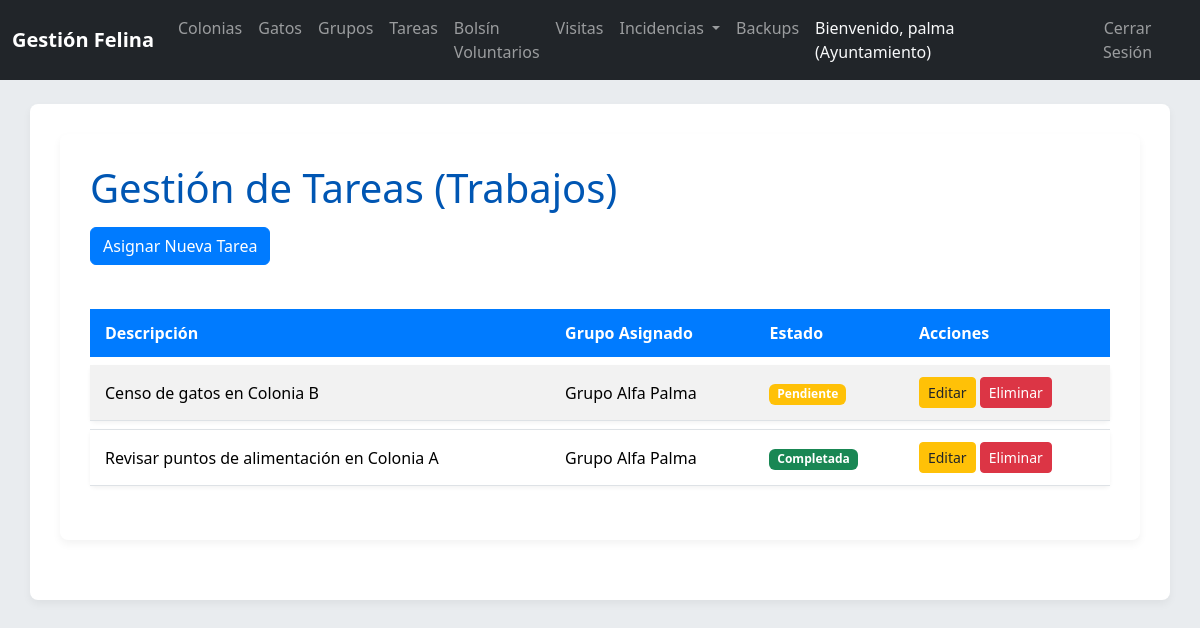
Before: /index.php/trabajos (signed in) with the older database file.
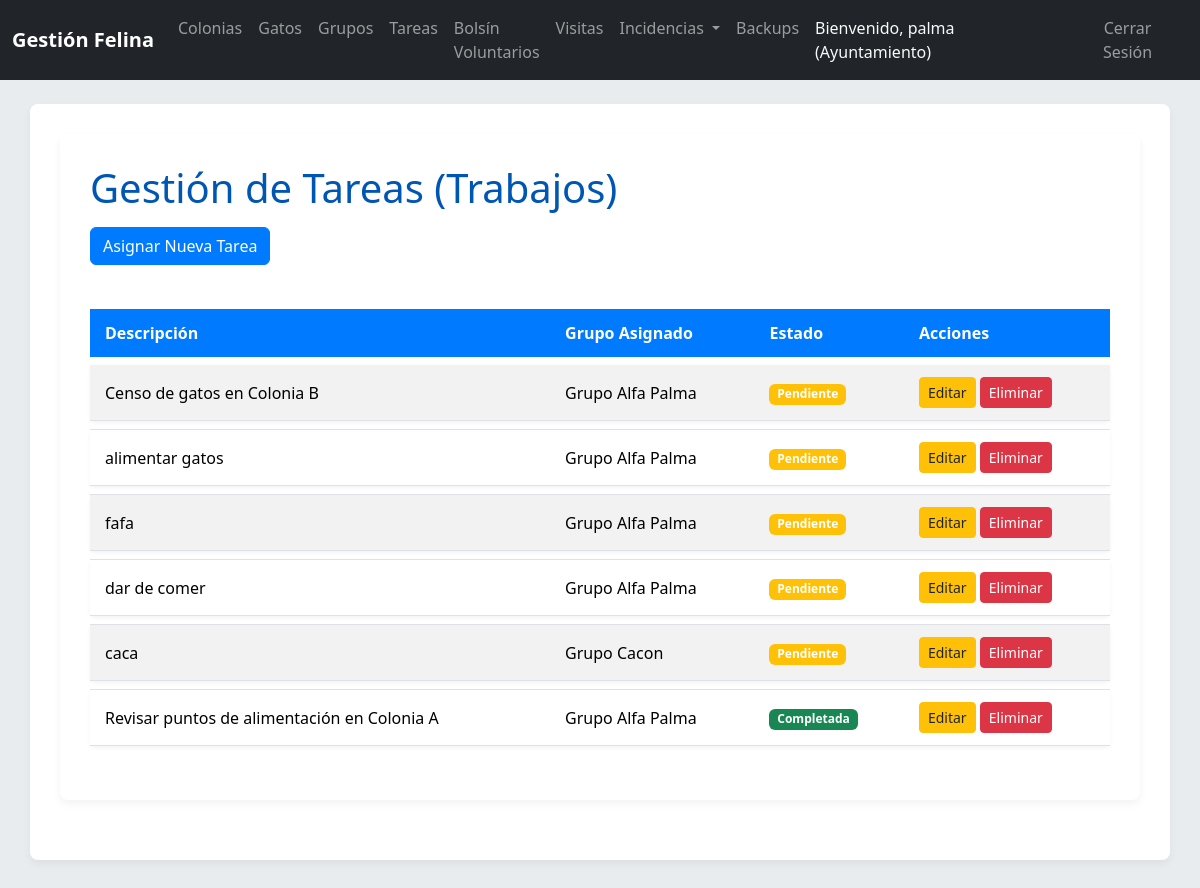
After: the same page with the newer database file.
### tables this page shows
CREATE TABLE `Trabajo` (
  `idTrabajo` int(11) NOT NULL AUTO_INCREMENT,
  `descripcionTrabajo` text NOT NULL,
  `completado` tinyint(1) NOT NULL DEFAULT 0,
  `idAyuntamiento` int(11) NOT NULL,
  `idGrupo` int(11) NOT NULL,
  PRIMARY KEY (`idTrabajo`),
  KEY `idAyuntamiento` (`idAyuntamiento`),
  KEY `idGrupo` (`idGrupo`),
  CONSTRAINT `Trabajo_ibfk_1` FOREIGN KEY (`idAyuntamiento`) REFERENCES `Ayuntamiento` (`idAyuntamiento`) ON DELETE CASCADE,
  CONSTRAINT `Trabajo_ibfk_2` FOREIGN KEY (`idGrupo`) REFERENCES `Grupo` (`idGrupo`) ON DELETE CASCADE
);

CREATE TABLE `Grupo` (
  `idGrupo` int(11) NOT NULL AUTO_INCREMENT,
  `nombreGrupo` varchar(50) NOT NULL,
  `idAyuntamiento` int(11) NOT NULL,
  PRIMARY KEY (`idGrupo`),
  KEY `idAyuntamiento` (`idAyuntamiento`),
  CONSTRAINT `Grupo_ibfk_1` FOREIGN KEY (`idAyuntamiento`) REFERENCES `Ayuntamiento` (`idAyuntamiento`) ON DELETE CASCADE
);

### controllers/TrabajoController.php (called while the page is built, shortened)
<?php
class TrabajoController {
    private $trabajoModel;
    public function __construct() {
        $this->trabajoModel = new Trabajo();
    }
    public function index() {
        $idAyuntamiento = $_SESSION['ayuntamiento_id'] ?? null;
        $trabajos = $idAyuntamiento ? $this->trabajoModel->getAllByAyuntamiento($idAyuntamiento) : [];
        require_once __DIR__ . '/../views/trabajos/list.php';
    }
}

### config/database.php (called while the page is built, shortened)
<?php
class Database {
    private static $host = 'localhost';
    private static $db_name = 'gatos_mallorca';
    private static $username = 'root';
    private static $password = '';
    private static $conn;
    public static function getConnection() {
        if (self::$conn === null) {
            try {
                self::$conn = new PDO("mysql:host=" . self::$host . ";dbname=" . self::$db_name, self::$username, self::$password);
                self::$conn->setAttribute(PDO::ATTR_ERRMODE, PDO::ERRMODE_EXCEPTION);
                self::$conn->exec("set names utf8");
            } catch(PDOException $exception) {
                echo "Error de conexión a la base de datos: " . $exception->getMessage();
                exit();
            }
        }
        return self::$conn;
    }
}
?>

### models/Trabajo.php (called while the page is built, shortened)
<?php
class Trabajo extends BaseModel {
    protected $table_name = 'Trabajo';
    public function getAllByAyuntamiento($idAyuntamiento) {
        $query = "
            SELECT t.idTrabajo, t.descripcionTrabajo, t.completado, g.nombreGrupo
            FROM " . $this->table_name . " t
            JOIN Grupo g ON t.idGrupo = g.idGrupo
            WHERE t.idAyuntamiento = :idAyuntamiento
            ORDER BY t.completado ASC, g.nombreGrupo ASC
        ";
        return $this->executeQuery($query, [':idAyuntamiento' => $idAyuntamiento]);
    }
}

### models/BaseModel.php (called while the page is built, shortened)
<?php
class BaseModel {
    protected $conn;
    public function __construct() {
        $this->conn = Database::getConnection();
    }
    protected function executeQuery($query, $params = [], $fetch_all = true) {
        $stmt = $this->conn->prepare($query);
        foreach ($params as $key => $value) {
            $stmt->bindValue($key, $value);
        }
        $stmt->execute();
        if ($fetch_all) {
            return $stmt->fetchAll(PDO::FETCH_OBJ);
        }
        return $stmt->fetch(PDO::FETCH_OBJ);
    }
}
?>

### views/trabajos/list.php (the view, shortened to what this page needs)
<?php require_once __DIR__ . '/../partials/header.php'; ?>
<div class="container">
    <h1>Gestión de Tareas (Trabajos)</h1>
    <?php if ($_SESSION['user_type'] === 'ayuntamiento'): ?>
    <a href="<?php echo url('trabajos/create'); ?>" class="btn btn-primary mb-3">Asignar Nueva Tarea</a>
    <?php endif; ?>
    <?php if (empty($trabajos)): ?>
        <div class="alert alert-info" role="alert">
            No hay tareas asignadas en este ayuntamiento.
        </div>
    <?php else: ?>
        <table class="table table-striped table-hover">
            <thead>
                <tr>
                    <th>Descripción</th>
                    <th>Grupo Asignado</th>
                    <th>Estado</th>
                    <th>Acciones</th>
                </tr>
            </thead>
            <tbody>
                <?php foreach ($trabajos as $trabajo): ?>
                    <tr>
                        <td><?php echo htmlspecialchars($trabajo->descripcionTrabajo); ?></td>
                        <td><?php echo htmlspecialchars($trabajo->nombreGrupo); ?></td>
                        <td>
                            <?php if ($trabajo->completado): ?>
                                <span class="badge bg-success">Completada</span>
                            <?php else: ?>
                                <span class="badge bg-warning">Pendiente</span>
                            <?php endif; ?>
                        </td>
                        <td>
                            <?php if ($_SESSION['user_type'] === 'ayuntamiento'): ?>
                                <a href="<?php echo url('trabajos/edit?id=' . htmlspecialchars($trabajo->idTrabajo)); ?>" class="btn btn-warning btn-sm">Editar</a>
                                <form action="<?php echo url('trabajos/delete'); ?>" method="POST" style="display:inline-block;">
                                    <button type="submit" class="btn btn-danger btn-sm" onclick="return confirm('¿Estás seguro de que quieres eliminar esta tarea?');">Eliminar</button>
                                </form>
                            <?php endif; ?>
                        </td>
                    </tr>
                <?php endforeach; ?>
            </tbody>
        </table>
    <?php endif; ?>
</div>
<?php require_once __DIR__ . '/../partials/footer.php'; ?>

### index.php (shortened to what this page needs)
<?php
require_once __DIR__ . '/config/database.php';
require_once __DIR__ . '/models/BaseModel.php';
function url($path = '') {
    return BASE_URL . '/' . ltrim($path, '/');
}
spl_autoload_register(function ($class_name) {
    $paths = [
        __DIR__ . '/controllers/',
        __DIR__ . '/models/'
    ];
    foreach ($paths as $path) {
        $file = $path . $class_name . '.php';
        if (file_exists($file)) {
            return;
        }
    }
});
$request_uri = isset($_SERVER['PATH_INFO']) ? $_SERVER['PATH_INFO'] : '/';
$request_uri = trim($request_uri, '/');
if (array_key_exists($request_uri, $routes)) {
    $method_name = $routes[$request_uri]['method'];
    $controller = new $controller_name();
    $controller->$method_name();
} else {
    header("HTTP/1.0 404 Not Found");
    echo "<h1>404 Not Found</h1>";
    echo "The page that you have requested could not be found.";
    exit();
}
?>

### views/partials/header.php (shortened to what this page needs)
<!DOCTYPE html>
<html lang="es">
<head>
    <link href="https://cdn.jsdelivr.net/npm/bootstrap@5.3.2/dist/css/bootstrap.min.css" rel="stylesheet">
    <link rel="stylesheet" href="<?php echo rtrim(dirname($_SERVER['SCRIPT_NAME']), '/'); ?>/public/css/style.css">
</head>
<body>
    <nav class="navbar navbar-expand-lg navbar-dark bg-dark">
        <div class="container-fluid">
            <a class="navbar-brand" href="<?php
                if (isset($_SESSION['user_type'])) {
                    if ($_SESSION['user_type'] === 'ayuntamiento') {
                        echo url('ayuntamientos');
                    } elseif ($_SESSION['user_type'] === 'voluntario') {
                        echo url('voluntarios/show?id=' . $_SESSION['user_id']);
                    } else {
                        echo url('login');
                    }
                } else {
                    echo url('login');
                }
            ?>">Gestión Felina</a>
            <div class="collapse navbar-collapse" id="navbarNav">
                <ul class="navbar-nav me-auto mb-2 mb-lg-0">
                    <?php if (isset($_SESSION['user_type']) && $_SESSION['user_type'] === 'ayuntamiento'): ?>
                        <li class="nav-item">
                            <a class="nav-link" href="<?php echo url('colonias'); ?>">Colonias</a>
                        </li>
                        <li class="nav-item">
                            <a class="nav-link" href="<?php echo url('gatos'); ?>">Gatos</a>
                        </li>
                        <li class="nav-item">
                            <a class="nav-link" href="<?php echo url('grupos'); ?>">Grupos</a>
                        </li>
                        <li class="nav-item">
                            <a class="nav-link" href="<?php echo url('trabajos'); ?>">Tareas</a>
                        </li>
                        <li class="nav-item">
                            <a class="nav-link" href="<?php echo url('interesados'); ?>">Bolsín Voluntarios</a>
                        </li>
                        <li class="nav-item">
                            <a class="nav-link" href="<?php echo url('visitas'); ?>">Visitas</a>
                        </li>
                        <li class="nav-item dropdown">
                            <a class="nav-link dropdown-toggle" href="#" id="navbarDropdownIncidencias" role="button" data-bs-toggle="dropdown" aria-expanded="false">
                                Incidencias
                            </a>
                        </li>
                        <li class="nav-item">
                            <a class="nav-link" href="<?php echo url('backups'); ?>">Backups</a>
                        </li>
                    <?php endif; ?>
                </ul>
                <ul class="navbar-nav">
                    <?php if (isset($_SESSION['username'])): ?>
                        <li class="nav-item">
                            <span class="nav-link text-light">Bienvenido, <?php echo htmlspecialchars($_SESSION['username']); ?> (<?php echo ucfirst($_SESSION['user_type']); ?>)</span>
                        </li>
                        <li class="nav-item">
                            <a class="nav-link btn btn-outline-light ms-2" href="<?php echo url('logout'); ?>">Cerrar Sesión</a>
                        </li>
                    <?php else: ?>
                        <li class="nav-item">
                            <a class="nav-link btn btn-outline-light" href="<?php echo url('login'); ?>">Iniciar Sesión</a>
                        </li>
                    <?php endif; ?>
                </ul>
            </div>
        </div>
    </nav>
    <div class="container mt-4">

### views/partials/footer.php (shortened to what this page needs)
</div>
</body>
</html>

### public/css/style.css (style rules this page uses)
body { font-family: 'Segoe UI', Tahoma, Geneva, Verdana, sans-serif; background-color: #e9ecef; color: #343a40; }
.navbar { margin-bottom: 20px; }
.container { background-color: #ffffff; padding: 30px; border-radius: 8px; box-shadow: 0 4px 8px rgba(0,0,0,0.05); margin-bottom: 30px; }
h1, h2, h3, h4, h5, h6 { color: #0056b3; margin-bottom: 15px; }
.btn-primary { background-color: #007bff; border-color: #007bff; }
.btn-warning { background-color: #ffc107; border-color: #ffc107; color: #212529; }
.btn-danger { background-color: #dc3545; border-color: #dc3545; }
.table { margin-top: 20px; border-collapse: separate; border-spacing: 0 8px; }
.table thead th { background-color: #007bff; color: white; border: none; padding: 12px 15px; }
.table tbody tr { background-color: #f8f9fa; border-radius: 5px; box-shadow: 0 2px 4px rgba(0,0,0,0.05); transition: all 0.2s ease-in-out; }
.table tbody td { padding: 12px 15px; vertical-align: middle; border-top: 1px solid #dee2e6; }
.table tbody tr:first-child td { border-top: none; }
.navbar-nav .nav-link { padding-right: 1rem; padding-left: 1rem; }
.navbar-nav .nav-link.btn { padding: 0.5rem 1rem; }
.navbar-brand { font-weight: bold; }

Changed rows visible on the page:
added trabajo: descripcionTrabajo "alimentar gatos", idGrupo.nombreGrupo "Grupo Alfa Palma", completado "Pendiente"
added trabajo: descripcionTrabajo "fafa", idGrupo.nombreGrupo "Grupo Alfa Palma", completado "Pendiente"
added trabajo: descripcionTrabajo "dar de comer", idGrupo.nombreGrupo "Grupo Alfa Palma", completado "Pendiente"
added trabajo: descripcionTrabajo "caca", idGrupo.nombreGrupo "Grupo Cacon", completado "Pendiente"
